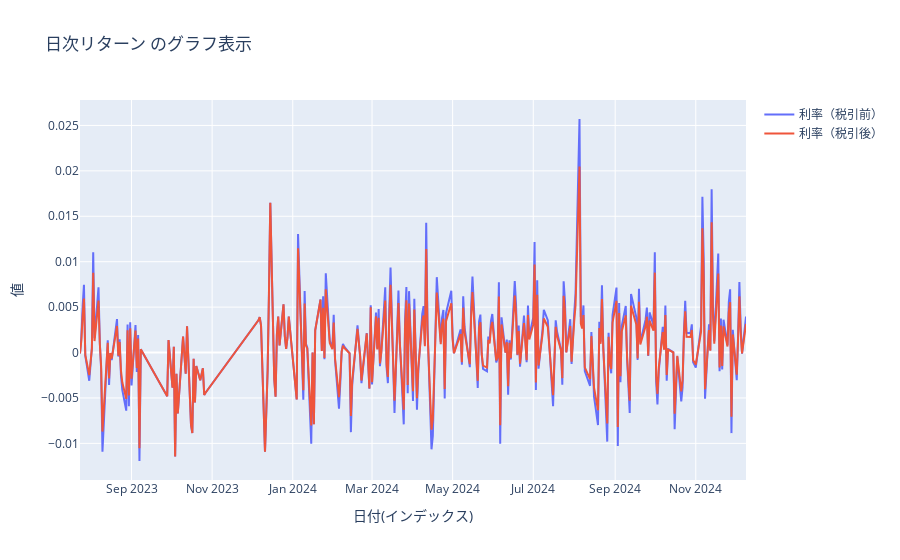
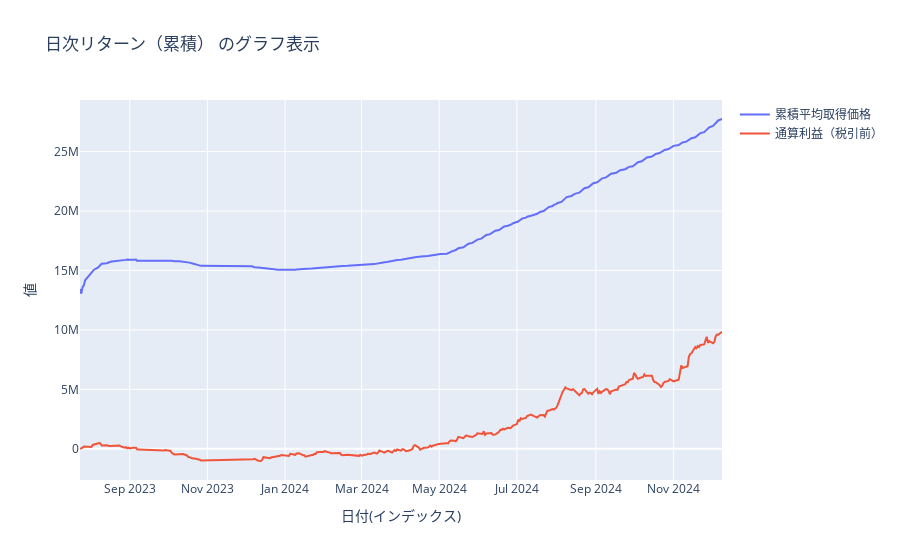

Notebook code cell kept with these figures, in order:
### Code cell
# パスを通す
from pathlib import Path
import sys
ORIGINAL_MODULES = 'C:/Users/ryosh/enrich_me/project/modules'
sys.path.append(ORIGINAL_MODULES)
#モジュールのインポート
from datetime import datetime
import TradeHistoryAnalyzer

tha = TradeHistoryAnalyzer.TradeHistoryAnalyzer(start_date=datetime(2023,7,1), end_date=datetime.today())
tha.display_result()

### Figure 1 — Plotly figure (JSON) as saved in the notebook; plotly's stock layout.template omitted (floating-point values rounded to 4 significant figures; data arrays with more than 128 entries replaced by an {"elided": "..."} marker saying what was removed)
{"data": [{"mode": "lines", "name": "利率（税引前）", "type": "scatter", "x": {"elided": "286 str values"}, "y": {"elided": "286 float values"}}, {"mode": "lines", "name": "利率（税引後）", "type": "scatter", "x": {"elided": "286 str values"}, "y": {"elided": "286 float values"}}], "layout": {"hovermode": "x unified", "title": {"text": "日次リターン のグラフ表示"}, "xaxis": {"title": {"text": "日付(インデックス)"}}, "yaxis": {"title": {"text": "値"}}}}

### Figure 2 — Plotly figure (JSON) as saved in the notebook; plotly's stock layout.template omitted (floating-point values rounded to 4 significant figures; data arrays with more than 128 entries replaced by an {"elided": "..."} marker saying what was removed)
{"data": [{"mode": "lines", "name": "累積平均取得価格", "type": "scatter", "x": {"elided": "286 str values"}, "y": {"elided": "286 float values"}}, {"mode": "lines", "name": "通算利益（税引前）", "type": "scatter", "x": {"elided": "286 str values"}, "y": {"elided": "286 int values"}}], "layout": {"hovermode": "x unified", "title": {"text": "日次リターン（累積） のグラフ表示"}, "xaxis": {"title": {"text": "日付(インデックス)"}}, "yaxis": {"title": {"text": "値"}}}}
